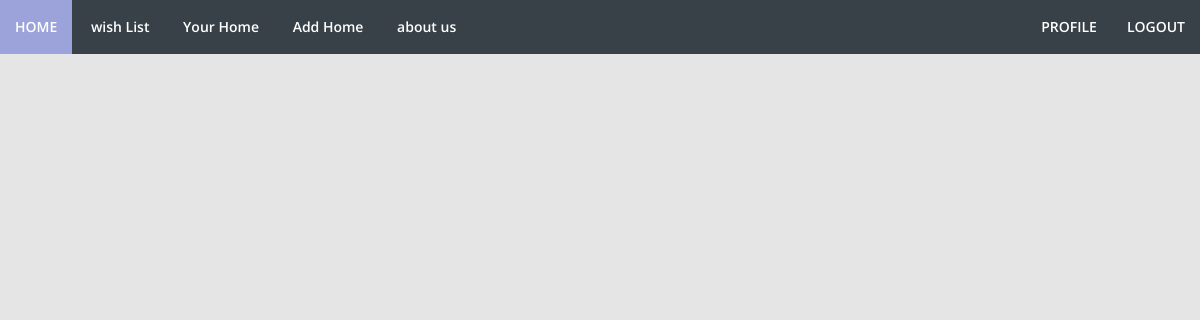
Page /yourhome/ (signed in) on the earlier database version.
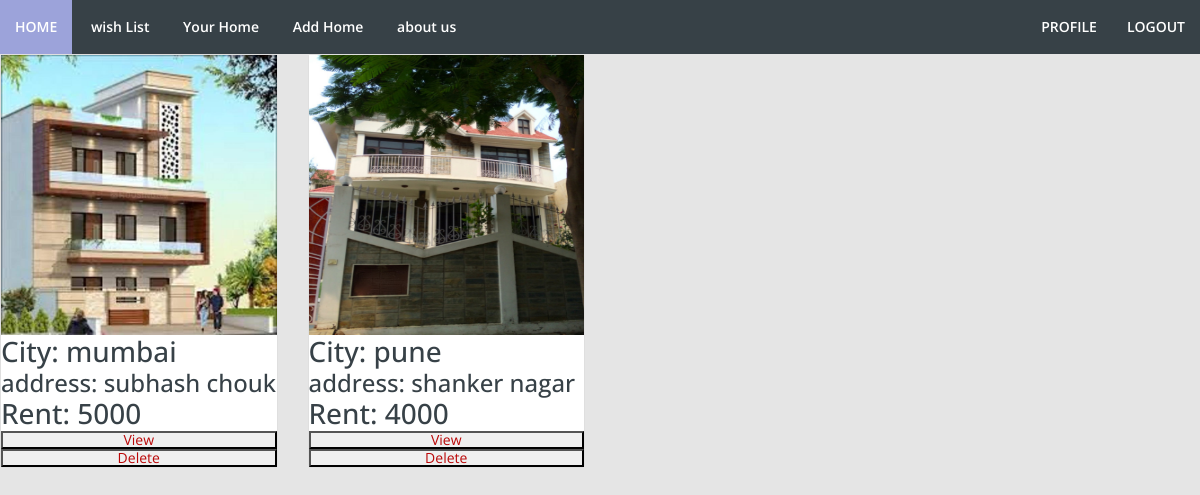
Same page on the later database version.
### homeapp/models.py (models this page shows)
class Item(models.Model):
    user = models.ForeignKey(User, on_delete=models.CASCADE, related_name="item", null=True)
    city = models.CharField(max_length=50)
    address =models.CharField(max_length=300)
    latitude = models.IntegerField(null=True,blank=False)
    longitude = models.IntegerField(null=True,blank=False)
    rent= models.IntegerField(null = True)
    description= models.CharField(max_length=500)
    number=models.IntegerField(null=True)
    picture = models.FileField(null=True)
    kitchen = models.FileField(blank=True, null=True)
    bedroom1 = models.FileField(blank=True, null=True)
    bedroom2 = models.FileField(blank=True, null=True)
    other = models.FileField(blank=True, null=True)

### homeapp/views.py (the view)
# urls.py: path('yourhome/',views.yourhome,name="yourhome"),
@login_required
def yourhome(request):
    all_object = Item.objects.filter(user=request.user)
    return render(request,'yourhome.html',{'all_object':all_object})

### templates/yourhome.html (shortened to what this page needs)
{% extends 'base.html' %}
{% block body %}
<div class="row">
    {% for homecard in all_object %}
        <div class="col-md-4 col-lg-4 col-xl-3 col-sm-6">
            <div class="card" >
                {% if homecard.picture %}
                <img src="{{homecard.picture.url}}" alt="No Image" style="float: left; width:280x; height:280px;background-size:cover;">
                {% endif %}
                <h3>City: {{homecard.city}}</h3>
                <h4>address: {{homecard.address}}</h4>
                <b><h3>Rent: {{homecard.rent}}</h3></b>
                <button><a href="/{{homecard.id}}/">View</a></button>
                <button><a href="/delete/{{homecard.id}}/">Delete</a></button>
            </div>
            <br>
        </div>
    {% endfor %}
</div>
{% endblock body %}

Differences in the rows shown:
added Item: picture (picture), city "mumbai", address "subhash chouk", rent "5000"
added Item: picture (picture), city "pune", address "shanker nagar", rent "4000"
